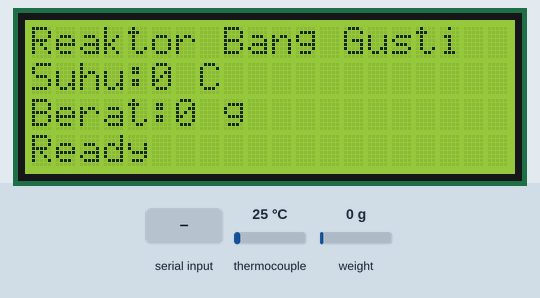
A sketch run on a simulated ESP8266 (NodeMCU). Shown: 20×4 character LCD. Inputs (shaded band) come from the test bench; at power-on: thermocouple 25 °C, weight on the scale 0 g. What the sketch prints to the serial monitor is not drawn.

Above: at 3.6 s.
3.7 s: thermocouple set to 6 °C
6.5 s: weight on the scale set to 100 g
At 7.7 s:
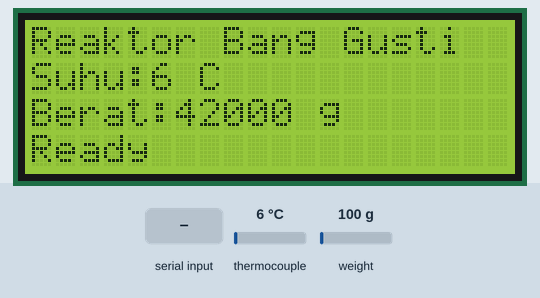
8.1 s: "t" received over Serial
At 9.9 s:
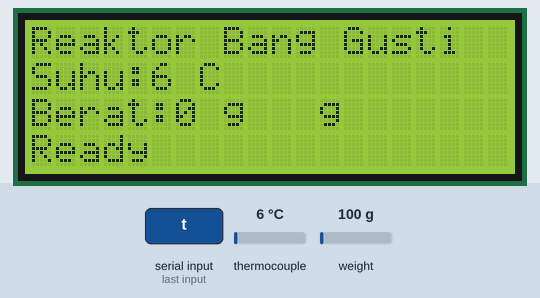
11.0 s: thermocouple set to 75 °C
At 15.6 s:
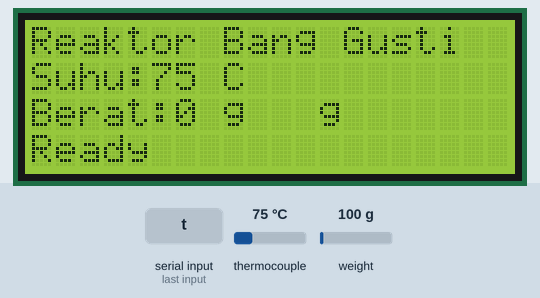
16.6 s: weight on the scale set to 1250 g
At 17.7 s:
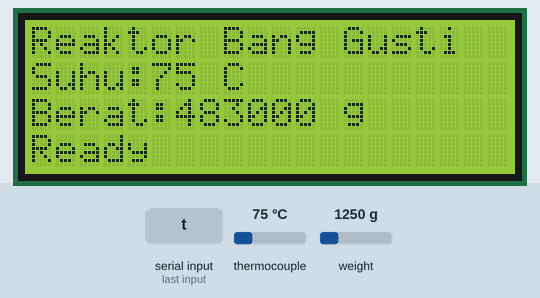
18.2 s: "T" received over Serial
At 21.1 s:
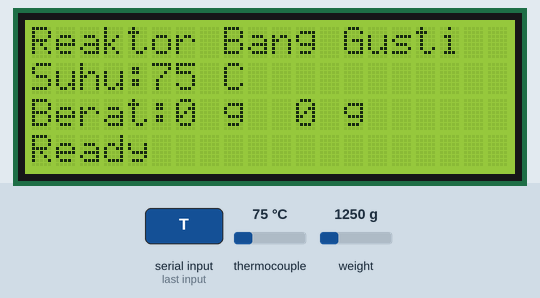
Timing chart, 0 to 22.1 s (numbered marks = the images above; inputs shaded):
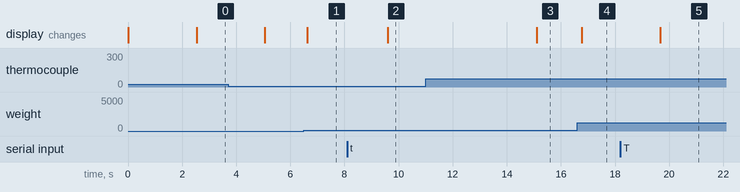

The sketch:

PYG_Reaktor_V2_addingBluetoothCon.ino
```cpp
#include <Wire.h>
#include <LiquidCrystal_I2C.h>
#include <max6675.h>
#include <HX711_ADC.h>

#if defined(ESP8266) || defined(ESP32) || defined(AVR)
#include <EEPROM.h>
#endif

// Bluetooth Serial (ESP32 only)
#if defined(ESP32)
#include "BluetoothSerial.h"
BluetoothSerial SerialBT;
#endif

// Initialize the LCD library
LiquidCrystal_I2C lcd(0x27, 20, 4); // Set the LCD address to 0x27 for a 20x4 display

// --- Pin Definitions --- //
#if defined(ESP8266)
// Wemos D1 mini (ESP8266)
#define thermoDO    12
#define thermoCS    15
#define thermoCLK   14
#define DT_HX711    0
#define SCK_HX711   2

#elif defined(ESP32)
// ESP32 DOIT
#define thermoDO    14
#define thermoCS    13
#define thermoCLK   27
#define DT_HX711    15
#define SCK_HX711   2

#else
// Fallback (other Arduino boards)
#define thermoDO    4
#define thermoCS    5
#define thermoCLK   6
#define DT_HX711    7
#define SCK_HX711   8
#endif

// HX711 setup
HX711_ADC LoadCell(DT_HX711, SCK_HX711);
const int calVal_eepromAdress = 0;
unsigned long t = 0;

// MAX6675 setup
MAX6675 thermocouple(thermoCLK, thermoCS, thermoDO);
float thermocoupleTemp = 0.0;
float force = 0.0; // Changed from long to float

// Bluetooth device name
const char* btDeviceName = "ReaktorBangGusti";

// Tare flag to handle tare in main loop
bool tareRequested = false;

void setup() {
  Serial.begin(115200);
  delay(10);
  Serial.println();
  Serial.println("Starting...");

  // Initialize Bluetooth Serial (ESP32 only)
  #if defined(ESP32)
  if (!SerialBT.begin(btDeviceName)) {
    Serial.println("Bluetooth failed to initialize!");
  } else {
    Serial.println("Bluetooth initialized successfully");
    Serial.print("Device name: ");
    Serial.println(btDeviceName);
  }
  #endif

  // Initialize LCD
  lcd.begin();
  lcd.backlight();

  // HX711 calibration
  float calibrationValue = 1.0; // ⚠️ Replace with your actual calibration value!

  LoadCell.begin();
  unsigned long stabilizingtime = 2000;
  boolean _tare = true;
  LoadCell.start(stabilizingtime, _tare);

  if (LoadCell.getTareTimeoutFlag()) {
    Serial.println("Timeout, check MCU>HX711 wiring and pin designations");
    #if defined(ESP32)
    SerialBT.println("Timeout, check MCU>HX711 wiring and pin designations");
    #endif
    while (1); // Halt if critical error
  } else {
    LoadCell.setCalFactor(calibrationValue);
    Serial.println("Startup is complete");
    #if defined(ESP32)
    SerialBT.println("Startup is complete");
    #endif
  }

  while (!LoadCell.update()); // Wait for first reading

  Serial.print("Calibration value: ");
  Serial.println(LoadCell.getCalFactor());
  Serial.print("HX711 conversion time (ms): ");
  Serial.println(LoadCell.getConversionTime());
  Serial.print("HX711 sampling rate (Hz): ");
  Serial.println(LoadCell.getSPS());
  Serial.print("HX711 settling time (ms): ");
  Serial.println(LoadCell.getSettlingTime());
  Serial.println("Note: Settling time may increase if you use delay()!");

  #if defined(ESP32)
  SerialBT.print("Calibration value: ");
  SerialBT.println(LoadCell.getCalFactor());
  SerialBT.print("HX711 sampling rate (Hz): ");
  SerialBT.println(LoadCell.getSPS());
  #endif

  if (LoadCell.getSPS() < 7) {
    Serial.println("!! Sampling rate too low – check wiring");
    #if defined(ESP32)
    SerialBT.println("!! Sampling rate too low – check wiring");
    #endif
  } else if (LoadCell.getSPS() > 100) {
    Serial.println("!! Sampling rate too high – check wiring");
    #if defined(ESP32)
    SerialBT.println("!! Sampling rate too high – check wiring");
    #endif
  }
}

void loop() {
  static unsigned long lastPrintTime = 0;
  const unsigned long printInterval = 5000; // print every 5s
  const float alfa = 1;

  // Handle tare command first (before updating load cell)
  handleTareCommand();

  // --- continuously update HX711 filter ---
  if (LoadCell.update()) {
    force = (1-alfa) * force + alfa * LoadCell.getData(); // this runs many times per second
  }

  // Perform tare if requested (in main loop context)
  if (tareRequested) {
    performTare();
    tareRequested = false;
  }

  // --- read thermocouple (slow sensor, no need to call too often) ---
  if (millis() - lastPrintTime >= printInterval) {
    lastPrintTime = millis();
    thermocoupleTemp = thermocouple.readCelsius();
    if (isnan(thermocoupleTemp)) thermocoupleTemp = 0.0;

    // send data
    String dataString = String(force, 0) + "," + String(thermocoupleTemp, 0);
    Serial.println(dataString);
    #if defined(ESP32)
    SerialBT.println(dataString);
    #endif
  }

  datashow();
}

// Function to handle tare commands from both Serial and Bluetooth
void handleTareCommand() {
  // Check USB Serial
  if (Serial.available() > 0) {
    char inByte = Serial.read();
    if (inByte == 't' || inByte == 'T') {
      tareRequested = true;
      Serial.println("Tare requested...");
    }
    // Clear any remaining characters in the buffer
    while (Serial.available() > 0) {
      Serial.read();
    }
  }

  // Check Bluetooth Serial (ESP32 only)
  #if defined(ESP32)
  if (SerialBT.available() > 0) {
    char inByte = SerialBT.read();
    if (inByte == 't' || inByte == 'T') {
      tareRequested = true;
      SerialBT.println("Tare requested...");
    }
    // Clear any remaining characters in the buffer
    while (SerialBT.available() > 0) {
      SerialBT.read();
    }
  }
  #endif
}

// Function to perform the tare operation
void performTare() {
  Serial.println("Performing tare...");
  #if defined(ESP32)
  SerialBT.println("Performing tare...");
  #endif

  // Simple and direct tare approach
  LoadCell.tare();
  delay(1000); // Give enough time for tare to complete

  // Force refresh
  LoadCell.update();
  force = LoadCell.getData();

  Serial.println("Tare complete");
  #if defined(ESP32)
  SerialBT.println("Tare complete");
  #endif
}

// Function to display data on the LCD without flicker
void datashow() {
  // Line 0: Title
  lcd.setCursor(0, 0);
  lcd.print("Reaktor Bang Gusti");

  // Line 1: Temperature
  lcd.setCursor(0, 1);
  lcd.print("Suhu:");
  lcd.print(thermocoupleTemp, 0);
  lcd.print(" C  ");

  // Line 2: Weight
  lcd.setCursor(0, 2);
  lcd.print("Berat:");
  lcd.print(force, 0);
  lcd.print(" g  ");

  // Line 3: Status
  #if defined(ESP32)
  lcd.setCursor(0, 3);
  lcd.print("BT:");
  lcd.print(btDeviceName);
  lcd.print("   ");
  #else
  lcd.setCursor(0, 3);
  lcd.print("Ready          ");
  #endif
}
```

Measured:
- after the input at 6.5 s, the display: changes after 0.13 s (image 1)
- after the input at 8.1 s, the display: changes after 1.5 s (image 2)
- after the input at 11.0 s, the display: changes after 4.1 s (image 3)
- after the input at 16.6 s, the display: changes after 0.16 s (image 4)
- after the input at 18.2 s, the display: changes after 1.5 s (image 5)
